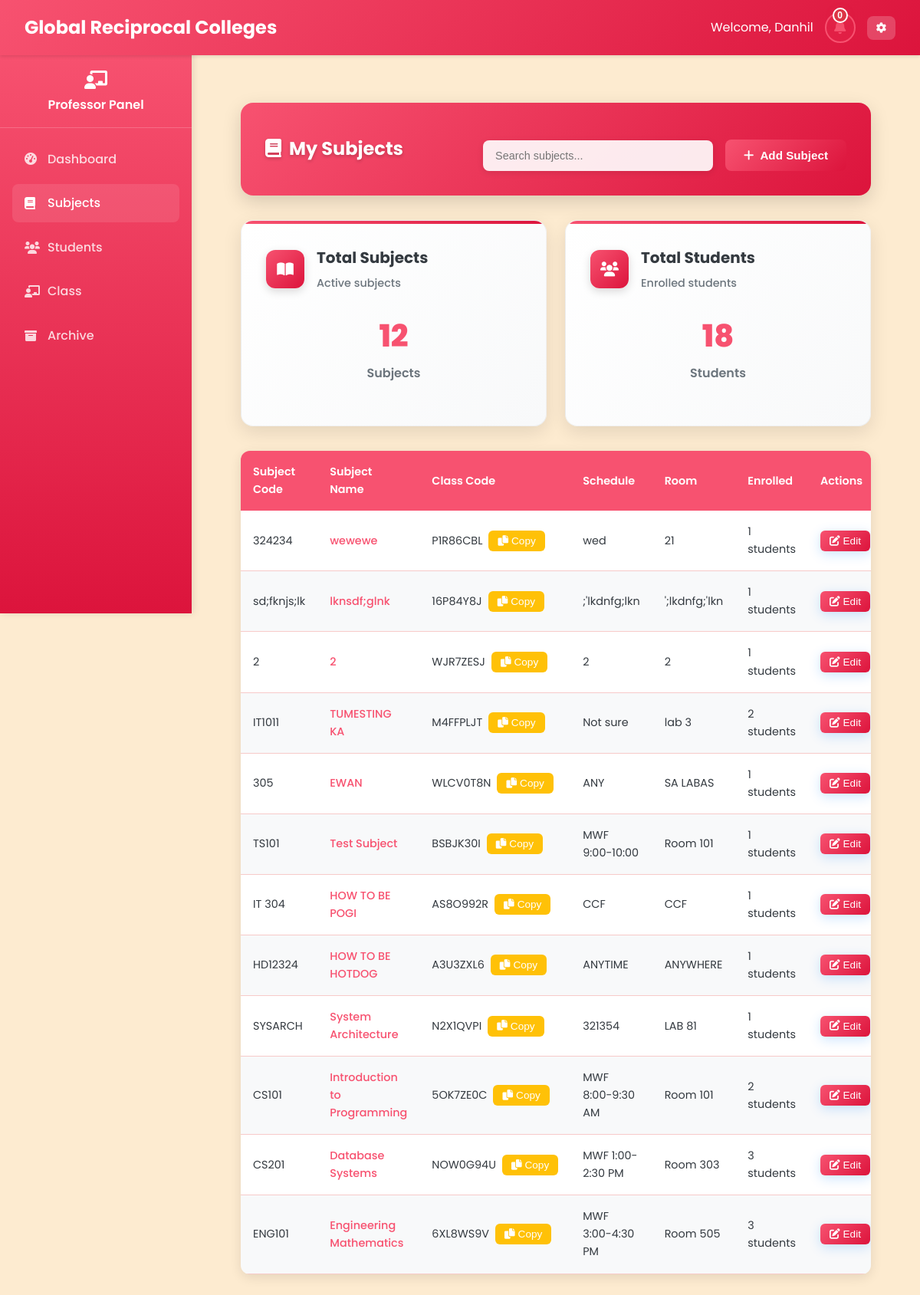
/Professor/manage_subjects.php (signed in), run on the app's committed database.
### tables this page shows
CREATE TABLE `classes` (
  `class_id` varchar(20) NOT NULL,
  `class_name` varchar(100) NOT NULL,
  `class_code` varchar(20) NOT NULL,
  `subject_id` varchar(20) DEFAULT NULL,
  `professor_id` varchar(20) DEFAULT NULL,
  `schedule` varchar(100) DEFAULT NULL,
  `room` varchar(50) DEFAULT NULL,
  `created_at` datetime NOT NULL,
  `updated_at` datetime NOT NULL,
  `section` varchar(10) DEFAULT NULL,
  `semester_id` int(11) DEFAULT NULL,
  `status` enum('active','archived') DEFAULT 'active',
  `school_year_semester_id` int(11) DEFAULT NULL
);

CREATE TABLE `subjects` (
  `subject_id` varchar(20) NOT NULL,
  `subject_name` varchar(100) NOT NULL,
  `subject_code` varchar(20) NOT NULL,
  `description` text DEFAULT NULL,
  `credits` int(11) NOT NULL,
  `duration_id` int(11) DEFAULT NULL,
  `created_at` datetime NOT NULL,
  `updated_at` datetime NOT NULL,
  `semester_id` int(11) DEFAULT NULL
);

### Professor/manage_subjects.php (the view, shortened to what this page needs)
<?php
require_once '../php/db.php';
$professor_id = $_SESSION['user_id'];
$query = "SELECT s.*, s.duration_id, c.class_code, c.schedule, c.room, sys.school_year, sys.semester
          FROM subjects s
          JOIN classes c ON s.subject_id = c.subject_id
          JOIN school_year_semester sys ON c.school_year_semester_id = sys.id
          WHERE c.professor_id = ? AND c.status = 'active'
          ORDER BY s.created_at DESC";
$stmt = $pdo->prepare($query);
$stmt->execute([$professor_id]);
$subjects = $stmt->fetchAll();
$enrollment_counts = [];
foreach ($subjects as $subject) {
    $stmt = $pdo->prepare("SELECT COUNT(*) as count FROM student_classes sc
                          JOIN classes c ON sc.class_id = c.class_id
                          WHERE c.subject_id = ?");
    $stmt->execute([$subject['subject_id']]);
    $enrollment_counts[$subject['subject_id']] = $stmt->fetch()['count'];
}
?>
<!DOCTYPE html>
<html lang="en">
<head>
    <link rel="stylesheet" href="../css/styles_fixed.css">
    <link rel="stylesheet" href="../css/responsive-enhanced.css">
    <link rel="stylesheet" href="../css/mobile-enhanced.css">
    <link rel="stylesheet" href="../css/mobile-responsive.css">
    <link rel="stylesheet" href="../css/notifications-mobile.css">
    <link rel="stylesheet" href="https://cdnjs.cloudflare.com/ajax/libs/font-awesome/6.0.0/css/all.min.css">
</head>
<body>
    <?php include '../includes/navbar_professor.php'; ?>
    <?php include '../includes/sidebar_professor.php'; ?>
    <main class="main-content">
        <div class="dashboard-container">
            <div class="table-header-enhanced">
                <h2 class="table-title-enhanced"><i class="fas fa-book" style="margin-right: 10px;"></i>My Subjects</h2>
                <div class="table-actions-enhanced">
                    <input type="text" id="searchInput" class="search-input-enhanced" placeholder="Search subjects..." onkeyup="filterSubjects()">
                    <button class="stat-primary-btn" onclick="openModal('addSubjectModal')">
                        <i class="fas fa-plus"></i> Add Subject
                    </button>
                </div>
            </div>
            <div class="stats-grid">
                <div class="stat-card-enhanced">
                    <div class="stat-header-enhanced">
                        <div class="stat-icon-enhanced">
                            <i class="fas fa-book-open"></i>
                        </div>
                        <div class="stat-info-enhanced">
                            <h3 class="stat-title-enhanced">Total Subjects</h3>
                            <span class="stat-subtitle-enhanced">Active subjects</span>
                        </div>
                    </div>
                    <div class="stat-metrics-enhanced">
                        <div class="stat-main-metric">
                            <div class="stat-value-enhanced"><?php echo count($subjects); ?></div>
                            <div class="stat-label-enhanced">Subjects</div>
                        </div>
                    </div>
                </div>
                <div class="stat-card-enhanced">
                    <div class="stat-header-enhanced">
                        <div class="stat-icon-enhanced">
                            <i class="fas fa-users"></i>
                        </div>
                        <div class="stat-info-enhanced">
                            <h3 class="stat-title-enhanced">Total Students</h3>
                            <span class="stat-subtitle-enhanced">Enrolled students</span>
                        </div>
                    </div>
                    <div class="stat-metrics-enhanced">
                        <div class="stat-main-metric">
                            <div class="stat-value-enhanced"><?php echo array_sum($enrollment_counts); ?></div>
                            <div class="stat-label-enhanced">Students</div>
                        </div>
                    </div>
                </div>
            </div>
            <div class="table-container-enhanced">
                <table class="table-enhanced">
                    <thead>
                        <tr>
                            <th class="mobile-hidden">Subject Code</th>
                            <th>Subject Name</th>
                            <th>Class Code</th>
                            <th class="mobile-hidden">Schedule</th>
                            <th class="mobile-hidden">Room</th>
                            <th class="mobile-hidden">Enrolled</th>
                            <th class="mobile-hidden">Actions</th>
                        </tr>
                    </thead>
                    <tbody>
                        <?php foreach ($subjects as $subject): ?>
                        <tr>
                            <td class="mobile-hidden"><?php echo $subject['subject_code']; ?></td>
                            <td>
                                <a href="javascript:void(0)" onclick="viewSubjectDetails('<?php echo $subject['subject_id']; ?>')" class="subject-link">
                                    <?php echo $subject['subject_name']; ?>
                                </a>
                            </td>
                            <td>
                                <div class="class-code-display">
                                    <span><?php echo $subject['class_code']; ?></span>
                                    <button class="btn-sm-enhanced btn-warning-enhanced" onclick="regenerateCode('<?php echo $subject['class_code']; ?>')">
                                        <i class="fas fa-copy"></i> Copy
                                    </button>
                                </div>
                            </td>
                            <td class="mobile-hidden"><?php echo $subject['schedule']; ?></td>
                            <td class="mobile-hidden"><?php echo $subject['room']; ?></td>
                            <td class="mobile-hidden"><?php echo $enrollment_counts[$subject['subject_id']] ?? 0; ?> students</td>
                            <td class="mobile-hidden">
                                <div class="action-buttons">
                                    <button class="btn-sm-enhanced btn-primary-enhanced" onclick="editSubject(<?php echo htmlspecialchars(json_encode($subject)); ?>)">
                                        <i class="fas fa-edit"></i> Edit
                                    </button>
                                </div>
                            </td>
                        </tr>
                        <?php endforeach; ?>
                    </tbody>
                </table>
            </div>
        </div>
    </main>
</body>
</html>

### css/styles_fixed.css (style rules this page uses)
:root { --primary: #F75270; --primary-dark: #DC143C; --primary-light: #F7CAC9; --secondary: #F75270; --accent: #F7CAC9; --light: #FDEBD0; --dark: #343a40; --gray: #6c757d; --light-gray: #F7CAC9; --success: #F7CAC9; --warning: #FDEBD0; --danger: #DC143C; --info: #F75270; }
* { margin: 0; padding: 0; box-sizing: border-box; }
body { font-family: 'Poppins', sans-serif; background-color: var(--light); color: var(--dark); line-height: 1.6; }
.main-content { margin-top: 70px; padding: 2rem; min-height: calc(100vh - 70px); background: var(--light); transition: margin-left 0.3s ease; }
.main-content { margin-left: 250px; margin-top: 70px; padding: 2rem; min-height: calc(100vh - 70px); background: var(--light); transition: margin-left 0.3s ease, padding 0.3s ease; }
.dashboard-container { max-width: 1200px; margin: 0 auto; padding: 2rem; }
.stats-grid { display: grid; grid-template-columns: repeat(auto-fill, minmax(350px, 1fr)); gap: 2rem; margin-bottom: 2rem; }
.stat-card-enhanced { background: linear-gradient(135deg, #ffffff 0%, #f8f9fa 100%); border-radius: 16px; padding: 2rem; box-shadow: 0 8px 25px rgba(0, 0, 0, 0.1); border: 1px solid rgba(0, 0, 0, 0.05); transition: all 0.3s ease; position: relative; overflow: hidden; }
.stat-card-enhanced::before { content: ''; position: absolute; top: 0; left: 0; right: 0; height: 4px; background: linear-gradient(90deg, var(--primary) 0%, var(--primary-dark) 100%); }
.stat-header-enhanced { display: flex; align-items: center; gap: 1rem; margin-bottom: 1.5rem; }
.stat-icon-enhanced { width: 50px; height: 50px; background: linear-gradient(135deg, var(--primary) 0%, var(--primary-dark) 100%); border-radius: 12px; display: flex; align-items: center; justify-content: center; color: white; font-size: 1.2rem; box-shadow: 0 4px 12px rgba(0, 0, 0, 0.15); }
.stat-info-enhanced { flex: 1; }
.stat-title-enhanced { font-size: 1.25rem; font-weight: 700; color: var(--dark); margin: 0 0 0.25rem 0; }
.stat-subtitle-enhanced { font-size: 0.9rem; color: var(--gray); font-weight: 500; }
.stat-metrics-enhanced { margin-bottom: 1.5rem; }
.stat-main-metric { text-align: center; margin-bottom: 1.5rem; }
.stat-value-enhanced { font-size: 2.5rem; font-weight: 800; color: var(--primary); margin-bottom: 0.25rem; }
.stat-label-enhanced { font-size: 1rem; color: var(--gray); font-weight: 600; }
.stat-primary-btn { background: linear-gradient(135deg, var(--primary) 0%, var(--primary-dark) 100%); color: white; border: none; padding: 0.75rem 1.5rem; border-radius: 8px; cursor: pointer; font-size: 0.95rem; font-weight: 600; display: inline-flex; align-items: center; gap: 0.5rem; transition: transform 0.2s, box-shadow 0.2s; }
.table-header-enhanced { background: linear-gradient(135deg, var(--primary) 0%, var(--primary-dark) 100%); padding: 2rem; border-radius: 16px; margin-bottom: 2rem; box-shadow: 0 8px 25px rgba(0, 0, 0, 0.15); display: flex; justify-content: space-between; align-items: center; }
.table-title-enhanced { color: white; font-size: 1.5rem; font-weight: 700; margin: 0; text-shadow: 0 2px 4px rgba(0, 0, 0, 0.2); }
.table-actions-enhanced { display: flex; gap: 1rem; }

### css/mobile-responsive.css (style rules this page uses)
.stats-grid { scroll-behavior: smooth; -webkit-overflow-scrolling: touch; }
.stat-card-enhanced { transition: transform 0.2s ease, box-shadow 0.2s ease; }

### includes/sidebar_professor.php (style rules this page uses)
.main-content { margin-left: 250px; padding: 2rem; width: calc(100% - 250px); box-sizing: border-box; }

### data on the page
classes: subject.subject_code "324234", subject.subject_name "wewewe", class_code "P1R86CBL", schedule "wed", room "21", subject.subject_id "1"
classes: subject.subject_code "sd;fknjs;lk", subject.subject_name "lknsdf;glnk", class_code "16P84Y8J", schedule ";'lkdnfg;lkn", room "';lkdnfg;'lkn", subject.subject_id "1"
classes: subject.subject_code "2", subject.subject_name "2", class_code "WJR7ZESJ", schedule "2", room "2", subject.subject_id "1"
classes: subject.subject_code "IT1011", subject.subject_name "TUMESTING KA", class_code "M4FFPLJT", schedule "Not sure", room "lab 3", subject.subject_id "2"
classes: subject.subject_code "305", subject.subject_name "EWAN", class_code "WLCV0T8N", schedule "ANY", room "SA LABAS", subject.subject_id "1"
classes: subject.subject_code "TS101", subject.subject_name "Test Subject", class_code "BSBJK30I", schedule "MWF 9:00-10:00", room "Room 101", subject.subject_id "1"
classes: subject.subject_code "IT 304", subject.subject_name "HOW TO BE POGI", class_code "AS8O992R", schedule "CCF", room "CCF", subject.subject_id "1"
classes: subject.subject_code "HD12324", subject.subject_name "HOW TO BE HOTDOG", class_code "A3U3ZXL6", schedule "ANYTIME", room "ANYWHERE", subject.subject_id "1"
classes: subject.subject_code "SYSARCH", subject.subject_name "System Architecture", class_code "N2X1QVPI", schedule "321354", room "LAB 81", subject.subject_id "1"
classes: subject.subject_code "CS101", subject.subject_name "Introduction to Programming", class_code "5OK7ZE0C", schedule "MWF 8:00-9:30 AM", room "Room 101", subject.subject_id "2"
classes: subject.subject_code "CS201", subject.subject_name "Database Systems", class_code "NOW0G94U", schedule "MWF 1:00-2:30 PM", room "Room 303", subject_id "3"
classes: subject.subject_code "ENG101", subject.subject_name "Engineering Mathematics", class_code "6XL8WS9V", schedule "MWF 3:00-4:30 PM", room "Room 505", subject_id "3"

### other printed values
$prof_name "Danhil"
count($subjects) "12"
array_sum($enrollment_counts) "18"
